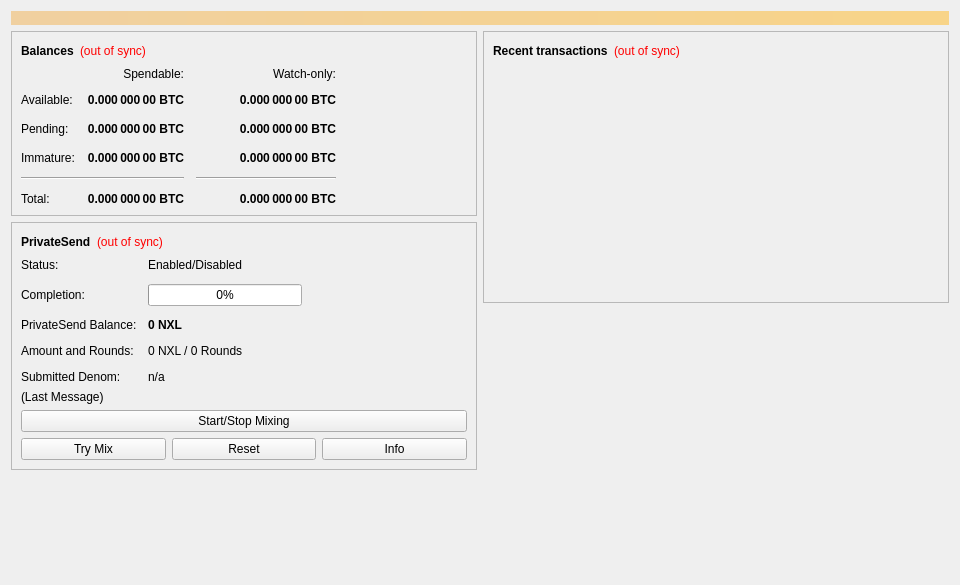
<?xml version="1.0" encoding="UTF-8"?>
<ui version="4.0">
 <class>OverviewPage</class>
 <widget class="QWidget" name="OverviewPage">
  <property name="geometry">
   <rect>
    <x>0</x>
    <y>0</y>
    <width>960</width>
    <height>585</height>
   </rect>
  </property>
  <property name="minimumSize">
   <size>
    <width>960</width>
    <height>0</height>
   </size>
  </property>
  <property name="windowTitle">
   <string>Form</string>
  </property>
  <layout class="QVBoxLayout" name="topLayout">
   <item>
    <widget class="QLabel" name="labelAlerts">
     <property name="visible">
      <bool>false</bool>
     </property>
     <property name="styleSheet">
      <string notr="true">background-color: qlineargradient(x1: 0, y1: 0, x2: 1, y2: 0, stop:0 #F0D0A0, stop:1 #F8D488); color:#000000;</string>
     </property>
     <property name="wordWrap">
      <bool>true</bool>
     </property>
     <property name="margin">
      <number>3</number>
     </property>
    </widget>
   </item>
   <item>
    <layout class="QHBoxLayout" name="horizontalLayout" stretch="1,1">
     <item>
      <layout class="QVBoxLayout" name="verticalLayout_2">
       <item>
        <widget class="QFrame" name="frame">
         <property name="frameShape">
          <enum>QFrame::StyledPanel</enum>
         </property>
         <property name="frameShadow">
          <enum>QFrame::Raised</enum>
         </property>
         <layout class="QVBoxLayout" name="verticalLayout_4">
          <item>
           <layout class="QHBoxLayout" name="horizontalLayout_4">
            <item>
             <widget class="QLabel" name="label_5">
              <property name="font">
               <font>
                <weight>75</weight>
                <bold>true</bold>
               </font>
              </property>
              <property name="text">
               <string>Balances</string>
              </property>
             </widget>
            </item>
            <item>
             <widget class="QLabel" name="labelWalletStatus">
              <property name="toolTip">
               <string>The displayed information may be out of date. Your wallet automatically synchronizes with the Nexol network after a connection is established, but this process has not completed yet.</string>
              </property>
              <property name="styleSheet">
               <string notr="true">QLabel { color: red; }</string>
              </property>
              <property name="text">
               <string notr="true">(out of sync)</string>
              </property>
              <property name="alignment">
               <set>Qt::AlignLeading|Qt::AlignLeft|Qt::AlignVCenter</set>
              </property>
             </widget>
            </item>
            <item>
             <spacer name="horizontalSpacer_3">
              <property name="orientation">
               <enum>Qt::Horizontal</enum>
              </property>
              <property name="sizeHint" stdset="0">
               <size>
                <width>40</width>
                <height>20</height>
               </size>
              </property>
             </spacer>
            </item>
           </layout>
          </item>
          <item>
           <layout class="QGridLayout" name="gridLayout">
            <property name="spacing">
             <number>12</number>
            </property>
            <item row="2" column="2">
             <widget class="QLabel" name="labelWatchPending">
              <property name="font">
               <font>
                <weight>75</weight>
                <bold>true</bold>
               </font>
              </property>
              <property name="cursor">
               <cursorShape>IBeamCursor</cursorShape>
              </property>
              <property name="toolTip">
               <string>Unconfirmed transactions to watch-only addresses</string>
              </property>
              <property name="text">
               <string notr="true">0.000 000 00 BTC</string>
              </property>
              <property name="alignment">
               <set>Qt::AlignRight|Qt::AlignTrailing|Qt::AlignVCenter</set>
              </property>
              <property name="textInteractionFlags">
               <set>Qt::LinksAccessibleByMouse|Qt::TextSelectableByKeyboard|Qt::TextSelectableByMouse</set>
              </property>
             </widget>
            </item>
            <item row="2" column="1">
             <widget class="QLabel" name="labelUnconfirmed">
              <property name="font">
               <font>
                <weight>75</weight>
                <bold>true</bold>
               </font>
              </property>
              <property name="cursor">
               <cursorShape>IBeamCursor</cursorShape>
              </property>
              <property name="toolTip">
               <string>Total of transactions that have yet to be confirmed, and do not yet count toward the spendable balance</string>
              </property>
              <property name="text">
               <string notr="true">0.000 000 00 BTC</string>
              </property>
              <property name="alignment">
               <set>Qt::AlignRight|Qt::AlignTrailing|Qt::AlignVCenter</set>
              </property>
              <property name="textInteractionFlags">
               <set>Qt::LinksAccessibleByMouse|Qt::TextSelectableByKeyboard|Qt::TextSelectableByMouse</set>
              </property>
             </widget>
            </item>
            <item row="3" column="2">
             <widget class="QLabel" name="labelWatchImmature">
              <property name="font">
               <font>
                <weight>75</weight>
                <bold>true</bold>
               </font>
              </property>
              <property name="cursor">
               <cursorShape>IBeamCursor</cursorShape>
              </property>
              <property name="toolTip">
               <string>Mined balance in watch-only addresses that has not yet matured</string>
              </property>
              <property name="text">
               <string notr="true">0.000 000 00 BTC</string>
              </property>
              <property name="alignment">
               <set>Qt::AlignRight|Qt::AlignTrailing|Qt::AlignVCenter</set>
              </property>
              <property name="textInteractionFlags">
               <set>Qt::LinksAccessibleByMouse|Qt::TextSelectableByKeyboard|Qt::TextSelectableByMouse</set>
              </property>
             </widget>
            </item>
            <item row="4" column="0" colspan="2">
             <widget class="Line" name="lineSpendableBalance">
              <property name="orientation">
               <enum>Qt::Horizontal</enum>
              </property>
             </widget>
            </item>
            <item row="4" column="2">
             <widget class="Line" name="lineWatchBalance">
              <property name="sizePolicy">
               <sizepolicy hsizetype="Preferred" vsizetype="Fixed">
                <horstretch>0</horstretch>
                <verstretch>0</verstretch>
               </sizepolicy>
              </property>
              <property name="minimumSize">
               <size>
                <width>140</width>
                <height>0</height>
               </size>
              </property>
              <property name="orientation">
               <enum>Qt::Horizontal</enum>
              </property>
             </widget>
            </item>
            <item row="5" column="0">
             <widget class="QLabel" name="labelTotalText">
              <property name="text">
               <string>Total:</string>
              </property>
             </widget>
            </item>
            <item row="3" column="1">
             <widget class="QLabel" name="labelImmature">
              <property name="font">
               <font>
                <weight>75</weight>
                <bold>true</bold>
               </font>
              </property>
              <property name="cursor">
               <cursorShape>IBeamCursor</cursorShape>
              </property>
              <property name="toolTip">
               <string>Mined balance that has not yet matured</string>
              </property>
              <property name="text">
               <string notr="true">0.000 000 00 BTC</string>
              </property>
              <property name="alignment">
               <set>Qt::AlignRight|Qt::AlignTrailing|Qt::AlignVCenter</set>
              </property>
              <property name="textInteractionFlags">
               <set>Qt::LinksAccessibleByMouse|Qt::TextSelectableByKeyboard|Qt::TextSelectableByMouse</set>
              </property>
             </widget>
            </item>
            <item row="2" column="3">
             <spacer name="horizontalSpacer_2">
              <property name="orientation">
               <enum>Qt::Horizontal</enum>
              </property>
              <property name="sizeHint" stdset="0">
               <size>
                <width>40</width>
                <height>20</height>
               </size>
              </property>
             </spacer>
            </item>
            <item row="3" column="0">
             <widget class="QLabel" name="labelImmatureText">
              <property name="text">
               <string>Immature:</string>
              </property>
             </widget>
            </item>
            <item row="5" column="1">
             <widget class="QLabel" name="labelTotal">
              <property name="font">
               <font>
                <weight>75</weight>
                <bold>true</bold>
               </font>
              </property>
              <property name="cursor">
               <cursorShape>IBeamCursor</cursorShape>
              </property>
              <property name="toolTip">
               <string>Your current total balance</string>
              </property>
              <property name="text">
               <string notr="true">0.000 000 00 BTC</string>
              </property>
              <property name="alignment">
               <set>Qt::AlignRight|Qt::AlignTrailing|Qt::AlignVCenter</set>
              </property>
              <property name="textInteractionFlags">
               <set>Qt::LinksAccessibleByMouse|Qt::TextSelectableByKeyboard|Qt::TextSelectableByMouse</set>
              </property>
             </widget>
            </item>
            <item row="5" column="2">
             <widget class="QLabel" name="labelWatchTotal">
              <property name="font">
               <font>
                <weight>75</weight>
                <bold>true</bold>
               </font>
              </property>
              <property name="cursor">
               <cursorShape>IBeamCursor</cursorShape>
              </property>
              <property name="toolTip">
               <string>Current total balance in watch-only addresses</string>
              </property>
              <property name="text">
               <string notr="true">0.000 000 00 BTC</string>
              </property>
              <property name="alignment">
               <set>Qt::AlignRight|Qt::AlignTrailing|Qt::AlignVCenter</set>
              </property>
              <property name="textInteractionFlags">
               <set>Qt::LinksAccessibleByMouse|Qt::TextSelectableByKeyboard|Qt::TextSelectableByMouse</set>
              </property>
             </widget>
            </item>
            <item row="0" column="2">
             <widget class="QLabel" name="labelWatchonly">
              <property name="text">
               <string>Watch-only:</string>
              </property>
              <property name="alignment">
               <set>Qt::AlignRight|Qt::AlignTrailing|Qt::AlignVCenter</set>
              </property>
             </widget>
            </item>
            <item row="1" column="0">
             <widget class="QLabel" name="labelBalanceText">
              <property name="text">
               <string>Available:</string>
              </property>
             </widget>
            </item>
            <item row="1" column="1">
             <widget class="QLabel" name="labelBalance">
              <property name="font">
               <font>
                <weight>75</weight>
                <bold>true</bold>
               </font>
              </property>
              <property name="cursor">
               <cursorShape>IBeamCursor</cursorShape>
              </property>
              <property name="toolTip">
               <string>Your current spendable balance</string>
              </property>
              <property name="text">
               <string notr="true">0.000 000 00 BTC</string>
              </property>
              <property name="alignment">
               <set>Qt::AlignRight|Qt::AlignTrailing|Qt::AlignVCenter</set>
              </property>
              <property name="textInteractionFlags">
               <set>Qt::LinksAccessibleByMouse|Qt::TextSelectableByKeyboard|Qt::TextSelectableByMouse</set>
              </property>
             </widget>
            </item>
            <item row="1" column="2">
             <widget class="QLabel" name="labelWatchAvailable">
              <property name="font">
               <font>
                <weight>75</weight>
                <bold>true</bold>
               </font>
              </property>
              <property name="cursor">
               <cursorShape>IBeamCursor</cursorShape>
              </property>
              <property name="toolTip">
               <string>Your current balance in watch-only addresses</string>
              </property>
              <property name="text">
               <string notr="true">0.000 000 00 BTC</string>
              </property>
              <property name="alignment">
               <set>Qt::AlignRight|Qt::AlignTrailing|Qt::AlignVCenter</set>
              </property>
              <property name="textInteractionFlags">
               <set>Qt::LinksAccessibleByMouse|Qt::TextSelectableByKeyboard|Qt::TextSelectableByMouse</set>
              </property>
             </widget>
            </item>
            <item row="2" column="0">
             <widget class="QLabel" name="labelPendingText">
              <property name="text">
               <string>Pending:</string>
              </property>
             </widget>
            </item>
            <item row="0" column="1">
             <widget class="QLabel" name="labelSpendable">
              <property name="text">
               <string>Spendable:</string>
              </property>
              <property name="alignment">
               <set>Qt::AlignRight|Qt::AlignTrailing|Qt::AlignVCenter</set>
              </property>
             </widget>
            </item>
           </layout>
          </item>
         </layout>
        </widget>
       </item>
       <item>
        <widget class="QFrame" name="framePrivateSend">
         <property name="layoutDirection">
          <enum>Qt::LeftToRight</enum>
         </property>
         <property name="frameShape">
          <enum>QFrame::StyledPanel</enum>
         </property>
         <property name="frameShadow">
          <enum>QFrame::Raised</enum>
         </property>
         <layout class="QVBoxLayout" name="VerticalLayout_PS1">
          <item>
           <layout class="QHBoxLayout" name="horizontalLayout_5">
            <item>
             <widget class="QLabel" name="labelPrivateSendHeader">
              <property name="font">
               <font>
                <weight>75</weight>
                <bold>true</bold>
               </font>
              </property>
              <property name="text">
               <string>PrivateSend</string>
              </property>
             </widget>
            </item>
            <item>
             <widget class="QLabel" name="labelPrivateSendSyncStatus">
              <property name="toolTip">
               <string>The displayed information may be out of date. Your wallet automatically synchronizes with the Nexol network after a connection is established, but this process has not completed yet.</string>
              </property>
              <property name="styleSheet">
               <string notr="true">QLabel { color: red; }</string>
              </property>
              <property name="text">
               <string notr="true">(out of sync)</string>
              </property>
              <property name="alignment">
               <set>Qt::AlignLeading|Qt::AlignLeft|Qt::AlignVCenter</set>
              </property>
             </widget>
            </item>
            <item>
             <spacer name="horizontalSpacer_4">
              <property name="orientation">
               <enum>Qt::Horizontal</enum>
              </property>
              <property name="sizeHint" stdset="0">
               <size>
                <width>40</width>
                <height>20</height>
               </size>
              </property>
             </spacer>
            </item>
           </layout>
          </item>
          <item>
           <layout class="QFormLayout" name="privateSendFormLayout">
            <property name="fieldGrowthPolicy">
             <enum>QFormLayout::AllNonFixedFieldsGrow</enum>
            </property>
            <property name="horizontalSpacing">
             <number>11</number>
            </property>
            <property name="verticalSpacing">
             <number>12</number>
            </property>
            <item row="0" column="0">
             <widget class="QLabel" name="labelPrivateSendEnabledText">
              <property name="text">
               <string>Status:</string>
              </property>
             </widget>
            </item>
            <item row="0" column="1">
             <widget class="QLabel" name="labelPrivateSendEnabled">
              <property name="text">
               <string>Enabled/Disabled</string>
              </property>
             </widget>
            </item>
            <item row="1" column="0">
             <widget class="QLabel" name="labelCompletitionText">
              <property name="text">
               <string>Completion:</string>
              </property>
             </widget>
            </item>
            <item row="1" column="1">
             <widget class="QProgressBar" name="privateSendProgress">
              <property name="maximumSize">
               <size>
                <width>154</width>
                <height>16777215</height>
               </size>
              </property>
              <property name="value">
               <number>0</number>
              </property>
             </widget>
            </item>
            <item row="2" column="0">
             <widget class="QLabel" name="labelAnonymizedText">
              <property name="text">
               <string>PrivateSend Balance:</string>
              </property>
             </widget>
            </item>
            <item row="2" column="1">
             <widget class="QLabel" name="labelAnonymized">
              <property name="font">
               <font>
                <weight>75</weight>
                <bold>true</bold>
               </font>
              </property>
              <property name="text">
               <string notr="true">0 NXL</string>
              </property>
             </widget>
            </item>
            <item row="3" column="0">
             <widget class="QLabel" name="labelAmountAndRoundsText">
              <property name="text">
               <string>Amount and Rounds:</string>
              </property>
             </widget>
            </item>
            <item row="3" column="1">
             <widget class="QLabel" name="labelAmountRounds">
              <property name="text">
               <string>0 NXL / 0 Rounds</string>
              </property>
             </widget>
            </item>
            <item row="4" column="0">
             <widget class="QLabel" name="labelSubmittedDenomText">
              <property name="text">
               <string>Submitted Denom:</string>
              </property>
             </widget>
            </item>
            <item row="4" column="1">
             <widget class="QLabel" name="labelSubmittedDenom">
              <property name="toolTip">
               <string>The denominations you submitted to the Masternode.&lt;br&gt;To mix, other users must submit the exact same denominations.</string>
              </property>
              <property name="text">
               <string>n/a</string>
              </property>
             </widget>
            </item>
           </layout>
          </item>
          <item>
           <layout class="QVBoxLayout" name="VerticalLayout_PS">
            <item>
             <widget class="QLabel" name="labelPrivateSendLastMessage">
              <property name="text">
               <string>(Last Message)</string>
              </property>
              <property name="alignment">
               <set>Qt::AlignLeading|Qt::AlignLeft|Qt::AlignTop</set>
              </property>
              <property name="wordWrap">
               <bool>true</bool>
              </property>
             </widget>
            </item>
            <item>
             <widget class="QPushButton" name="togglePrivateSend">
              <property name="sizePolicy">
               <sizepolicy hsizetype="MinimumExpanding" vsizetype="Fixed">
                <horstretch>0</horstretch>
                <verstretch>0</verstretch>
               </sizepolicy>
              </property>
              <property name="text">
               <string>Start/Stop Mixing</string>
              </property>
             </widget>
            </item>
            <item>
             <layout class="QHBoxLayout" name="horizontalLayout_debugbuttons">
              <item>
               <widget class="QPushButton" name="privateSendAuto">
                <property name="sizePolicy">
                 <sizepolicy hsizetype="MinimumExpanding" vsizetype="Fixed">
                  <horstretch>0</horstretch>
                  <verstretch>0</verstretch>
                 </sizepolicy>
                </property>
                <property name="toolTip">
                 <string>Try to manually submit a PrivateSend request.</string>
                </property>
                <property name="text">
                 <string>Try Mix</string>
                </property>
               </widget>
              </item>
              <item>
               <widget class="QPushButton" name="privateSendReset">
                <property name="sizePolicy">
                 <sizepolicy hsizetype="MinimumExpanding" vsizetype="Fixed">
                  <horstretch>0</horstretch>
                  <verstretch>0</verstretch>
                 </sizepolicy>
                </property>
                <property name="toolTip">
                 <string>Reset the current status of PrivateSend (can interrupt PrivateSend if it's in the process of Mixing, which can cost you money!)</string>
                </property>
                <property name="autoFillBackground">
                 <bool>false</bool>
                </property>
                <property name="text">
                 <string>Reset</string>
                </property>
               </widget>
              </item>
              <item>
               <widget class="QPushButton" name="privateSendInfo">
                <property name="sizePolicy">
                 <sizepolicy hsizetype="MinimumExpanding" vsizetype="Fixed">
                  <horstretch>0</horstretch>
                  <verstretch>0</verstretch>
                 </sizepolicy>
                </property>
                <property name="toolTip">
                 <string>Information about PrivateSend and Mixing</string>
                </property>
                <property name="text">
                 <string>Info</string>
                </property>
               </widget>
              </item>
             </layout>
            </item>
           </layout>
          </item>
         </layout>
        </widget>
       </item>
       <item>
        <spacer name="verticalSpacer">
         <property name="orientation">
          <enum>Qt::Vertical</enum>
         </property>
         <property name="sizeHint" stdset="0">
          <size>
           <width>20</width>
           <height>40</height>
          </size>
         </property>
        </spacer>
       </item>
      </layout>
     </item>
     <item>
      <layout class="QVBoxLayout" name="verticalLayout_3">
       <item>
        <widget class="QFrame" name="frame_2">
         <property name="frameShape">
          <enum>QFrame::StyledPanel</enum>
         </property>
         <property name="frameShadow">
          <enum>QFrame::Raised</enum>
         </property>
         <layout class="QVBoxLayout" name="verticalLayout">
          <item>
           <layout class="QHBoxLayout" name="horizontalLayout_2">
            <item>
             <widget class="QLabel" name="label_4">
              <property name="font">
               <font>
                <weight>75</weight>
                <bold>true</bold>
               </font>
              </property>
              <property name="text">
               <string>Recent transactions</string>
              </property>
             </widget>
            </item>
            <item>
             <widget class="QLabel" name="labelTransactionsStatus">
              <property name="toolTip">
               <string>The displayed information may be out of date. Your wallet automatically synchronizes with the Nexol network after a connection is established, but this process has not completed yet.</string>
              </property>
              <property name="styleSheet">
               <string notr="true">QLabel { color: red; }</string>
              </property>
              <property name="text">
               <string notr="true">(out of sync)</string>
              </property>
              <property name="alignment">
               <set>Qt::AlignLeading|Qt::AlignLeft|Qt::AlignVCenter</set>
              </property>
             </widget>
            </item>
            <item>
             <spacer name="horizontalSpacer">
              <property name="orientation">
               <enum>Qt::Horizontal</enum>
              </property>
              <property name="sizeHint" stdset="0">
               <size>
                <width>40</width>
                <height>20</height>
               </size>
              </property>
             </spacer>
            </item>
           </layout>
          </item>
          <item>
           <widget class="QListView" name="listTransactions">
            <property name="styleSheet">
             <string notr="true">QListView { background: transparent; }</string>
            </property>
            <property name="frameShape">
             <enum>QFrame::NoFrame</enum>
            </property>
            <property name="verticalScrollBarPolicy">
             <enum>Qt::ScrollBarAlwaysOff</enum>
            </property>
            <property name="horizontalScrollBarPolicy">
             <enum>Qt::ScrollBarAlwaysOff</enum>
            </property>
            <property name="selectionMode">
             <enum>QAbstractItemView::NoSelection</enum>
            </property>
           </widget>
          </item>
         </layout>
        </widget>
       </item>
       <item>
        <spacer name="verticalSpacer_2">
         <property name="orientation">
          <enum>Qt::Vertical</enum>
         </property>
         <property name="sizeHint" stdset="0">
          <size>
           <width>20</width>
           <height>40</height>
          </size>
         </property>
        </spacer>
       </item>
      </layout>
     </item>
    </layout>
   </item>
  </layout>
 </widget>
 <resources/>
 <connections/>
</ui>
